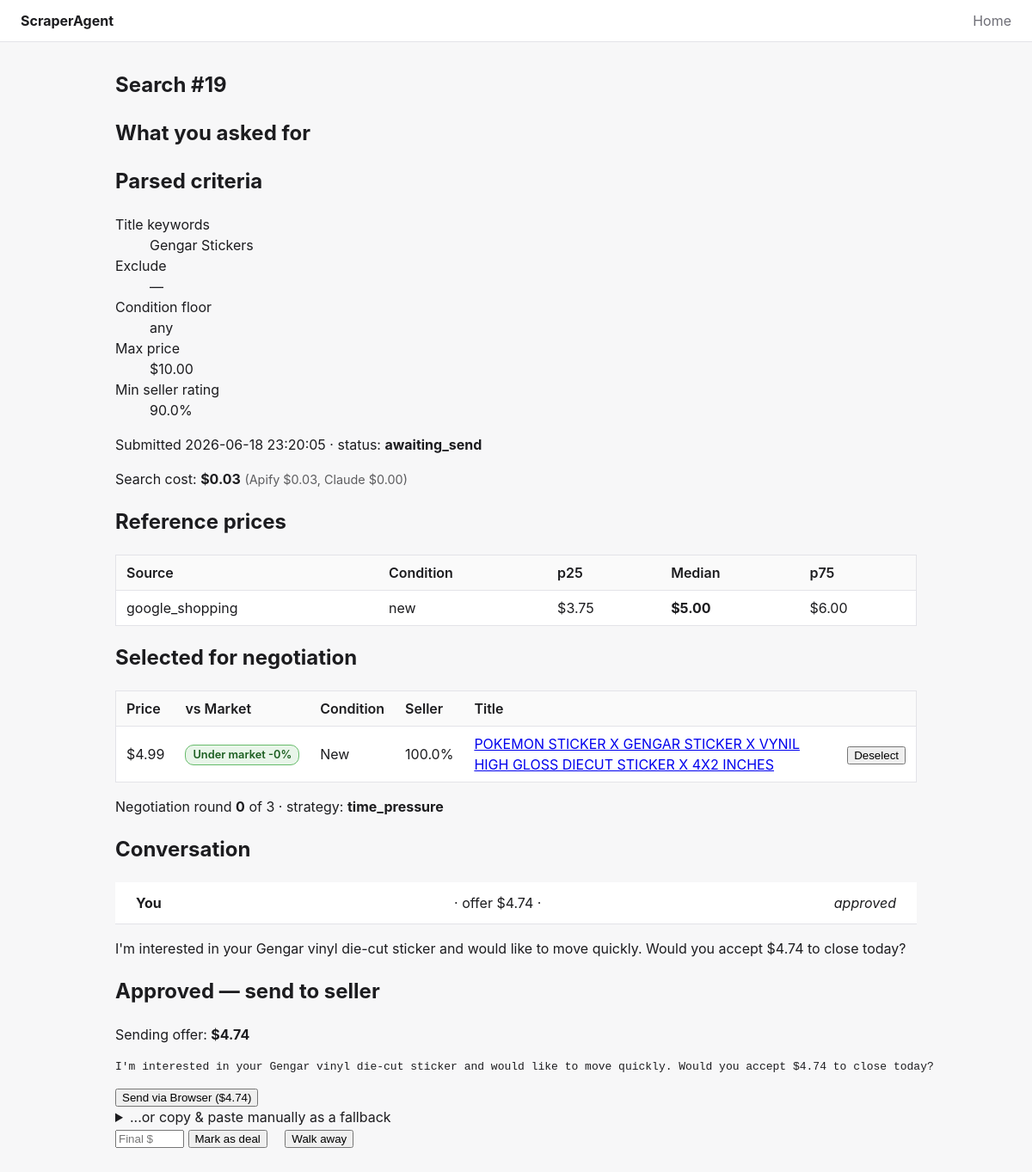
/searches/19, run on the app's committed database.
### tables this page shows
CREATE TABLE searches (
    id INTEGER PRIMARY KEY AUTOINCREMENT,
    criteria_nl TEXT NOT NULL,
    criteria_structured_json TEXT NOT NULL,
    max_price REAL NOT NULL,
    status TEXT NOT NULL DEFAULT 'pending',  -- pending | discovering | awaiting_selection | negotiating | done | failed
    thread_id TEXT,                          -- LangGraph thread id
    error_message TEXT,                      -- populated when status = 'failed' (e.g. eBay API error)
    created_at TEXT NOT NULL DEFAULT (datetime('now')),
    completed_at TEXT
);

CREATE TABLE reference_prices (
    id INTEGER PRIMARY KEY AUTOINCREMENT,
    search_id INTEGER NOT NULL REFERENCES searches(id) ON DELETE CASCADE,
    source TEXT NOT NULL,                    -- amazon | walmart | bestbuy | target | google_shopping | ebay_sold
    raw_data_json TEXT NOT NULL,
    median REAL,
    p25 REAL,
    p75 REAL,
    condition TEXT,                          -- new | used
    cost_usd REAL NOT NULL DEFAULT 0,
    fetched_at TEXT NOT NULL DEFAULT (datetime('now'))
);

CREATE TABLE listings (
    id INTEGER PRIMARY KEY AUTOINCREMENT,
    search_id INTEGER NOT NULL REFERENCES searches(id) ON DELETE CASCADE,
    ebay_item_id TEXT NOT NULL,
    title TEXT NOT NULL,
    price REAL NOT NULL,
    shipping_cost REAL,
    condition TEXT,
    seller_id TEXT,
    seller_rating REAL,
    seller_feedback_count INTEGER,
    url TEXT NOT NULL,
    image_url TEXT,
    listed_at TEXT,                          -- when seller posted it
    raw_data_json TEXT,
    selected_at TEXT,                        -- when user selected for negotiation; NULL = not selected
    outcome TEXT,                            -- deal | walked_away | timed_out | not_selected
    created_at TEXT NOT NULL DEFAULT (datetime('now'))
, buying_options TEXT);

CREATE TABLE negotiations (
    id INTEGER PRIMARY KEY AUTOINCREMENT,
    listing_id INTEGER NOT NULL REFERENCES listings(id) ON DELETE CASCADE,
    strategy TEXT NOT NULL,
    strategy_inputs_json TEXT,               -- gap %, seller_rating, listing age, etc. for later analysis
    status TEXT NOT NULL DEFAULT 'open',     -- open | awaiting_seller | deal | walked_away | timed_out
    rounds INTEGER NOT NULL DEFAULT 0,
    current_offer REAL,
    final_price REAL,
    last_seller_response_at TEXT,
    walked_away_at TEXT,
    deal_at TEXT,
    created_at TEXT NOT NULL DEFAULT (datetime('now'))
, ebay_best_offer_id TEXT);

CREATE TABLE messages (
    id INTEGER PRIMARY KEY AUTOINCREMENT,
    negotiation_id INTEGER NOT NULL REFERENCES negotiations(id) ON DELETE CASCADE,
    role TEXT NOT NULL,                      -- agent | seller
    body TEXT NOT NULL,
    offer_amount REAL,
    status TEXT NOT NULL DEFAULT 'pending',  -- pending | approved | rejected | sent | received
    created_at TEXT NOT NULL DEFAULT (datetime('now')),
    approved_at TEXT,
    sent_at TEXT
, input_tokens INTEGER, output_tokens INTEGER, cost_usd REAL);

### api/routes/searches.py (the view)
@router.get("/searches/{search_id}", response_class=HTMLResponse)
def search_detail(request: Request, search_id: int) -> HTMLResponse:
    row = repo.get_search(search_id)
    if row is None:
        raise HTTPException(status_code=404, detail=f"search {search_id} not found")
    return templates.TemplateResponse(
        request,
        "search_detail.html",
        _content_context(search_id, row),
    )

### templates/search_detail.html (shortened to what this page needs)
{% extends "base.html" %}
{% block content %}
<section class="search-detail">
    <h1>Search #{{ search.id }}</h1>
    <h2>What you asked for</h2>
    <h2>Parsed criteria</h2>
    <dl class="criteria">
        <dt>Title keywords</dt>
        <dd>{{ search.criteria_structured.title_keywords or "—" }}</dd>
        <dt>Exclude</dt>
        <dd>
            {% set excl = search.criteria_structured.must_not_keywords %}
            {{ excl | join(", ") if excl else "—" }}
        </dd>
        <dt>Condition floor</dt>
        <dd>{{ search.criteria_structured.condition_floor or "any" }}</dd>
        <dt>Max price</dt>
        <dd>${{ "%.2f"|format(search.max_price) }}</dd>
        <dt>Min seller rating</dt>
        <dd>
            {% set msr = search.criteria_structured.min_seller_rating %}
            {{ "%.1f%%"|format(msr) if msr is not none else "—" }}
        </dd>
    </dl>
    {% include "_search_content.html" %}
</section>
{% endblock %}

### templates/_search_content.html (shortened to what this page needs)
{% set _is_in_flight = (
    search.status in ('pending', 'discovering')
    or is_drafting
    or is_browser_sending
) %}
<div id="search-content"
     >
    <p class="muted">Submitted {{ search.created_at }} · status: <strong>{{ search.status }}</strong></p>
    <p class="muted cost-summary">
        Search cost: <strong>${{ "%.2f"|format(costs.total) }}</strong>
        <span class="cost-breakdown">(Apify ${{ "%.2f"|format(costs.apify) }}, Claude ${{ "%.2f"|format(costs.claude) }})</span>
    </p>
    {% if reference_prices %}
        <section class="reference-prices">
            <h2>Reference prices</h2>
            <table class="ref-prices">
                <thead>
                    <tr><th>Source</th><th>Condition</th><th>p25</th><th>Median</th><th>p75</th></tr>
                </thead>
                <tbody>
                    {% for r in reference_prices %}
                    <tr>
                        <td>{{ r.source }}</td>
                        <td>{{ r.condition or "—" }}</td>
                        <td>{{ "$%.2f"|format(r.p25) if r.p25 is not none else "—" }}</td>
                        <td><strong>{{ "$%.2f"|format(r.median) if r.median is not none else "—" }}</strong></td>
                        <td>{{ "$%.2f"|format(r.p75) if r.p75 is not none else "—" }}</td>
                    </tr>
                    {% endfor %}
                </tbody>
            </table>
        </section>
    {% endif %}
    {% if search.status == 'failed' %}
        <div class="error-banner">
            <h2>Search failed</h2>
            <p>{{ search.error_message or "Unknown error." }}</p>
        </div>
    {% elif selected %}
        <h2>Selected for negotiation</h2>
        <table class="listings selected">
            <thead>
                <tr><th>Price</th><th>vs Market</th><th>Condition</th><th>Seller</th><th>Title</th><th></th></tr>
            </thead>
            <tbody>
                <tr class="selected-row">
                    <td>${{ "%.2f"|format(selected.price) }}</td>
                    <td>
                        {% if selected.badge %}
                            <span class="bo-badge {{ selected.badge[1] }}" title="{{ selected.badge[0] }}">
                                {{ selected.badge[0] }} {{ "%+.0f"|format(selected.gap * 100) }}%
                            </span>
                        {% else %}
                            <span class="muted">—</span>
                        {% endif %}
                    </td>
                    <td>{{ selected.condition or "—" }}</td>
                    <td>{{ "%.1f%%"|format(selected.seller_rating) if selected.seller_rating is not none else "—" }}</td>
                    <td><a href="{{ selected.url }}" target="_blank" rel="noopener">{{ selected.title }}</a></td>
                    <td>
                        <button
                            type="button"
                            hx-post="/searches/{{ search.id }}/listings/{{ selected.id }}/deselect"
                            hx-target="#search-content"
                            hx-swap="outerHTML">
                            Deselect
                        </button>
                    </td>
                </tr>
            </tbody>
        </table>
        {% if negotiation and negotiation.status == 'deal' %}
            <section class="terminal deal">
                <h2>Deal closed at ${{ "%.2f"|format(negotiation.final_price) }}</h2>
                <p class="muted">Closed {{ negotiation.deal_at }}. <a href="/">Start a new search</a></p>
            </section>
        {% elif negotiation and negotiation.status == 'walked_away' %}
            <section class="terminal walked-away">
                <h2>Walked away</h2>
                <p class="muted">Negotiation ended {{ negotiation.walked_away_at }}. <a href="/">Start a new search</a></p>
            </section>
        {% elif negotiation %}
            <p class="muted">
                Negotiation round <strong>{{ negotiation.rounds }}</strong> of {{ max_rounds }}
                · strategy: <strong>{{ negotiation.strategy }}</strong>
            </p>
        {% endif %}
        {% if messages %}
            <section class="message-thread">
                <h2>Conversation</h2>
                {% for m in messages %}
                    <article class="msg msg-{{ m.role }} msg-status-{{ m.status }}">
                        <header>
                            <strong>{{ "You" if m.role == "agent" else "Seller" }}</strong>
                            {% if m.role == "agent" and m.offer_amount %}
                                · offer ${{ "%.2f"|format(m.offer_amount) }}
                            {% endif %}
                            · <em>{{ m.status }}</em>
                        </header>
                        <p>{{ m.body }}</p>
                    </article>
                {% endfor %}
            </section>
        {% endif %}
        {% if negotiation and negotiation.status not in ('deal', 'walked_away') %}
            {% if pending_message and not has_unsent_pending %}
                {# State: draft pending approval (round 1 or counter).
                   The offer_amount is now an editable input — required by the
                   PlaceOffer path, which sends this exact value as the
                   structured offer to eBay. Editing the body alone doesn't
                   change the price. Capped at search.max_price (PRD §187). #}
                <section class="pending-message">
                    <h2>Draft ready — review &amp; approve</h2>
                    <p class="muted">
                        Strategy: <strong>{{ pending_message.negotiation_strategy }}</strong>
                    </p>
                    <form
                        hx-post="/searches/{{ search.id }}/messages/{{ pending_message.id }}/approve"
                        hx-target="#search-content"
                        hx-swap="outerHTML">
                        <label for="offer_amount_input">Offer amount ($)</label>
                        <input id="offer_amount_input"
                               type="number"
                               name="offer_amount"
                               step="0.01"
                               min="0.01"
                               max="{{ search.max_price }}"
                               value="{{ "%.2f"|format(pending_message.offer_amount) }}"
                               required>
                        <p class="muted">Cap: ${{ "%.2f"|format(search.max_price) }} (buyer's max).</p>
                        <textarea name="body" rows="6" required minlength="20">{{ pending_message.body }}</textarea>
                        <p class="muted">Edit the text and/or price inline, then click Approve.</p>
                        <button type="submit">Approve</button>
                    </form>
                </section>
            {% elif has_unsent_pending %}
                {% set approved = (messages | selectattr("status", "equalto", "approved") | selectattr("role", "equalto", "agent") | list | last) %}
                {% set _bo_eligible = selected.buying_options and "BEST_OFFER" in (selected.buying_options or "").split(",") %}
                <section class="awaiting-send">
                    <h2>Approved — send to seller</h2>
                    <p class="muted">Sending offer: <strong>${{ "%.2f"|format(approved.offer_amount) }}</strong></p>
                    <pre class="copyable-message">{{ approved.body }}</pre>
                    {% if send_blocked != "no_partner" %}
                        <form
                            hx-post="/searches/{{ search.id }}/messages/{{ approved.id }}/send"
                            hx-target="#search-content"
                            hx-swap="outerHTML"
                            hx-confirm="{% if _bo_eligible %}This will open Chrome with the offer filled in. You'll click Send Offer on eBay's UI to finish. Continue?{% else %}This will send the message to the seller's eBay inbox. Continue?{% endif %}">
                            {% if _bo_eligible %}
                                <button type="submit">Send via Browser (${{ "%.2f"|format(approved.offer_amount) }})</button>
                            {% else %}
                                <button type="submit">Send via eBay</button>
                            {% endif %}
                        </form>
                        <details>
                            <summary>...or copy &amp; paste manually as a fallback</summary>
                        </details>
                    {% endif %}
                </section>
            {% elif is_drafting %}
                <p class="placeholder">Drafting message… this usually takes ~5 seconds.</p>
            {% endif %}
            <section class="terminal-actions">
                <form
                    hx-post="/searches/{{ search.id }}/listings/{{ selected.id }}/deal"
                    hx-target="#search-content"
                    hx-swap="outerHTML"
                    style="display:inline-block; margin-right:1em">
                    <input type="number" name="final_price" step="0.01" min="0.01"
                           max="{{ search.max_price }}" required placeholder="Final $"/>
                    <button type="submit">Mark as deal</button>
                </form>
                <form
                    hx-post="/searches/{{ search.id }}/listings/{{ selected.id }}/walk-away"
                    hx-target="#search-content"
                    hx-swap="outerHTML"
                    hx-confirm="Walk away from this negotiation? This is terminal."
                    style="display:inline-block">
                    <button type="submit">Walk away</button>
                </form>
            </section>
        {% endif %}
    {% elif _is_in_flight %}
        <p class="placeholder">Searching eBay and gathering reference prices… this usually takes 20–60 seconds.</p>
    {% else %}
        <p class="placeholder">No listings matched your criteria.</p>
    {% endif %}
</div>

### static/app.css (style rules this page uses)
:root { --bg: #f7f7f8; --fg: #1c1c1f; --muted: #6e6e76; --accent: #2563eb; --border: #e3e3e8; }
* { box-sizing: border-box; }
body { margin: 0; font-family: -apple-system, BlinkMacSystemFont, "Segoe UI", Roboto, sans-serif; background: var(--bg); color: var(--fg); line-height: 1.5; }
header { display: flex; align-items: center; justify-content: space-between; padding: 0.75rem 1.5rem; background: white; border-bottom: 1px solid var(--border); }
table { width: 100%; border-collapse: collapse; margin-top: 0.5rem; background: white; border: 1px solid var(--border); }
th, td { text-align: left; padding: 0.5rem 0.75rem; border-bottom: 1px solid var(--border); }
th { background: #fafafa; font-weight: 600; }
tbody tr:last-child td { border-bottom: none; }
.bo-badge { display: inline-block; padding: 0.1rem 0.5rem; background: #e8f5e9; color: #1b5e20; border: 1px solid #66bb6a; border-radius: 10px; font-size: 0.8em; font-weight: 600; white-space: nowrap; }
.badge-under { background: #e8f5e9; color: #1b5e20; border-color: #66bb6a; }
.cost-summary .cost-breakdown { opacity: 0.7; font-size: 0.9em; }

### data on the page
searches: id "19", max_price "10.00", created_at "2026-06-18 23:20:05", status "awaiting_send"
reference_prices: source "google_shopping", condition "new", p25 "$3.75", median "$5.00", p75 "$6.00"
listings: price "4.99", condition "New", seller_rating "100.0%", title "POKEMON STICKER X GENGAR STICKER X VYNIL HIGH GLOSS DIECUT STICKER X 4X2 INCHES"
negotiations: rounds "0", strategy "time_pressure"
messages: role "You", offer_amount "4.74", status "approved", body "I'm interested in your Gengar vinyl die-cut sticker and would like to move quickly. Would you accept $4.74 to close today?"

### other printed values
{{ search.criteria_structured.title_keywords or "—" }} "Gengar Stickers"
{{ excl | join(", ") if excl else "—" }} "—"
{{ search.criteria_structured.condition_floor or "any" }} "any"
{{ "%.1f%%"|format(msr) if msr is not none else "—" }} "90.0%"
{{ "%.2f"|format(costs.total) }} "0.03"
{{ "%.2f"|format(costs.apify) }} "0.03"
{{ "%.2f"|format(costs.claude) }} "0.00"
{{ selected.badge[0] }} "Under market"
{{ "%+.0f"|format(selected.gap * 100) }} "-0"
{{ max_rounds }} "3"
